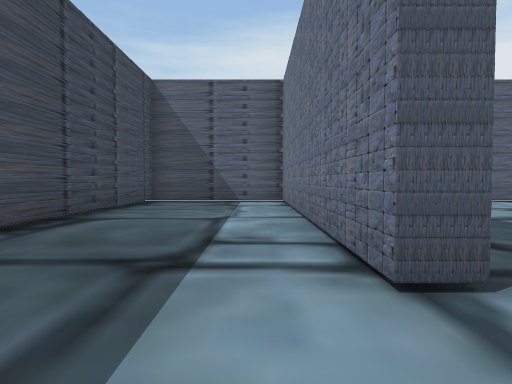
View 1 (above)

24 first-person views from a walk through a 3-D level made in the Unity game engine. The camera is 1.2 m above the floor, tilts 2° down and sees 75° across. The floor is counted in squares, 2 m on a side. Each view is taken from the middle of a square. On the plan, view 1 faces up. The plan holds only what a view shows up to about 10 squares ahead; the rest is blank. The place goes on beyond the plan. The player character is not drawn.

View 2
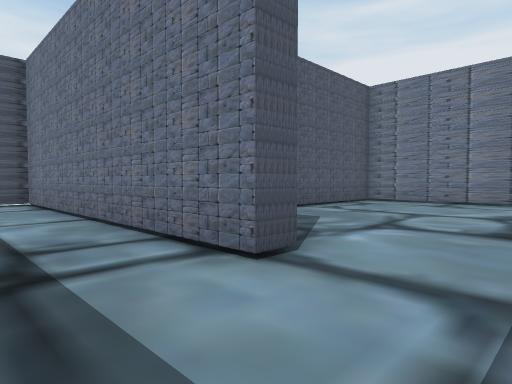

View 3
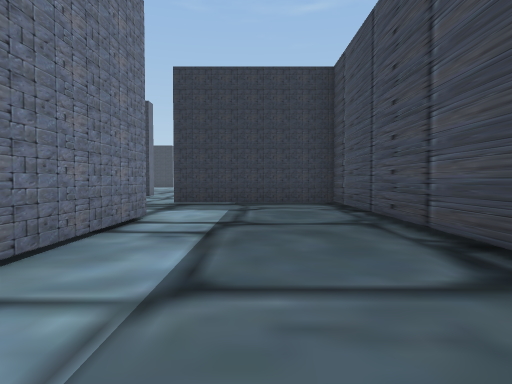

View 4
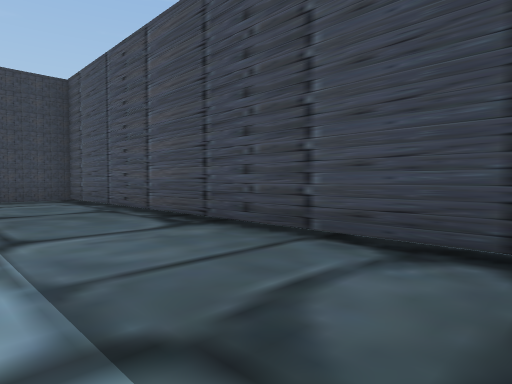

View 5
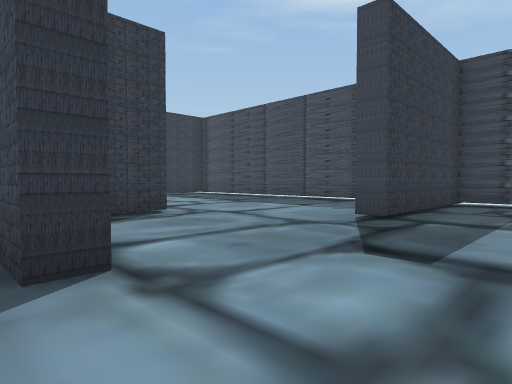

View 6
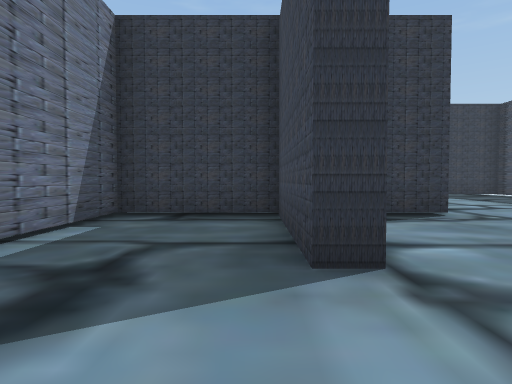

View 7
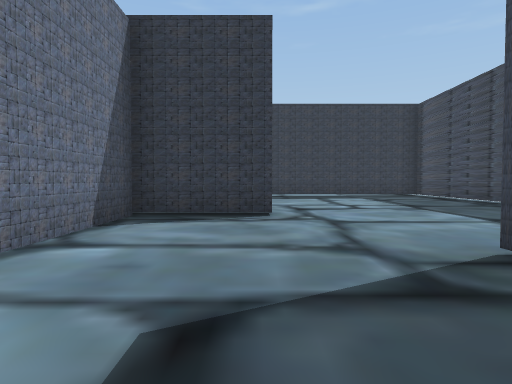

View 8
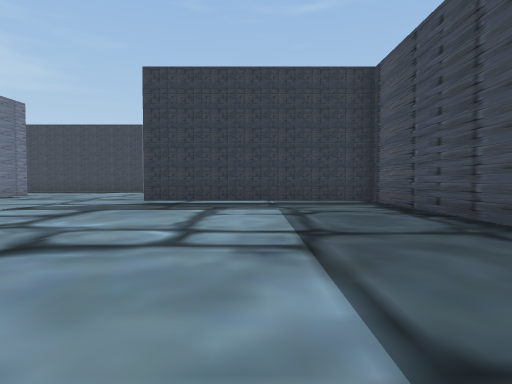

View 9
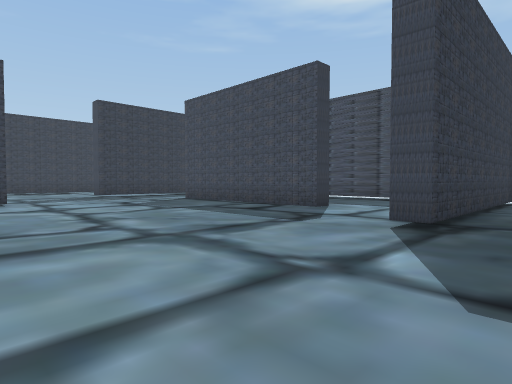

View 10
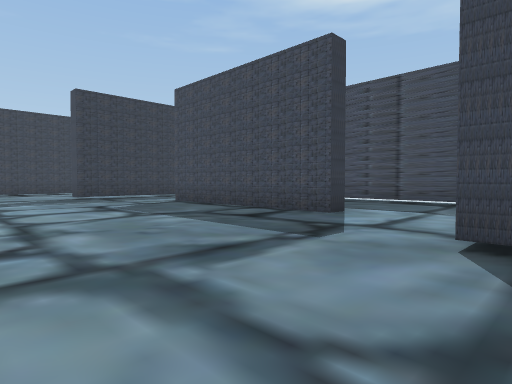

View 11
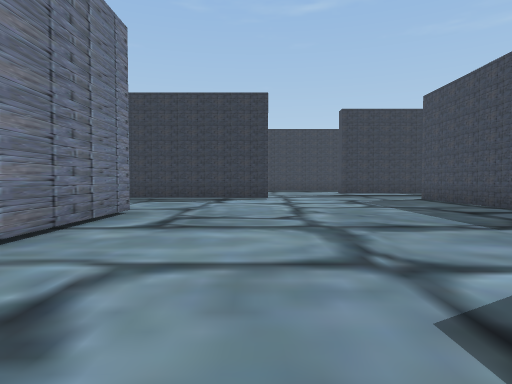

View 12
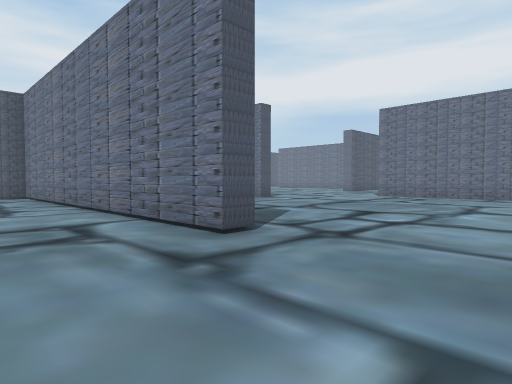

View 13
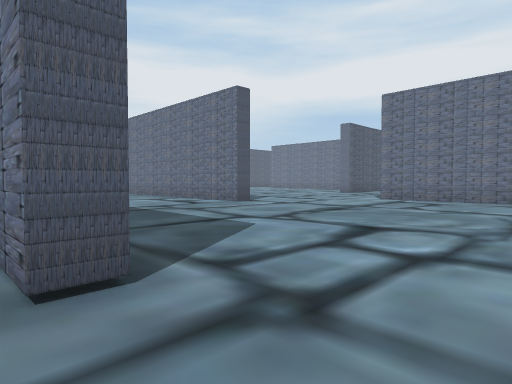

View 14
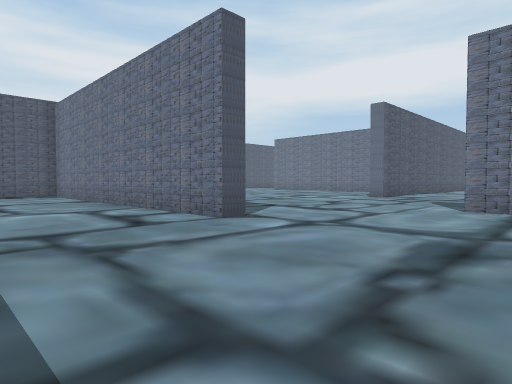

View 15
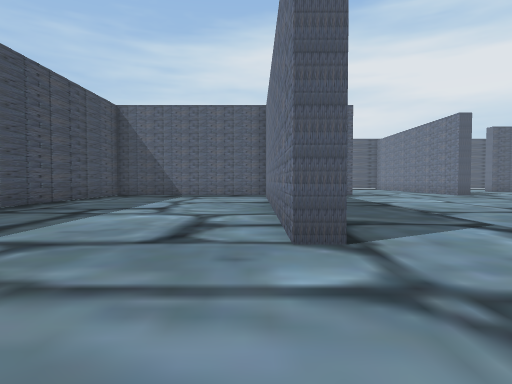

View 16
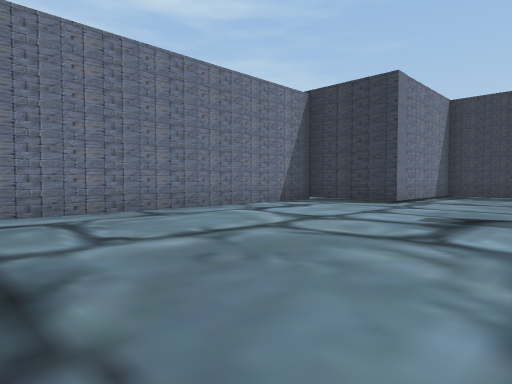

View 17
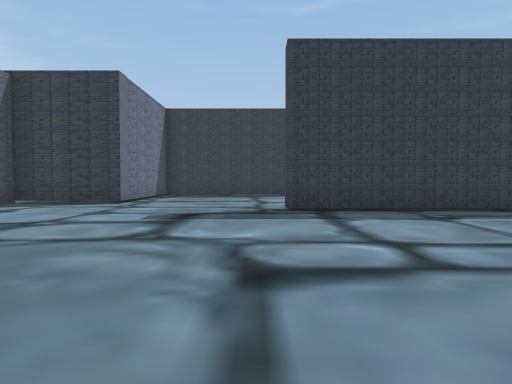

View 18
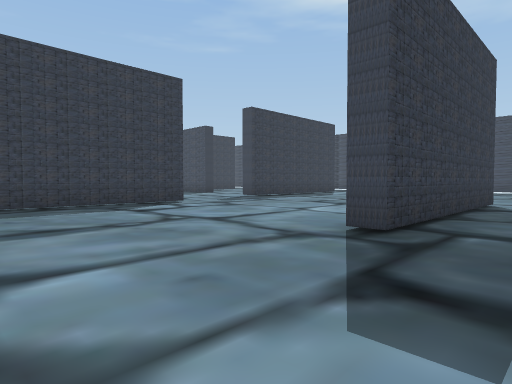

View 19
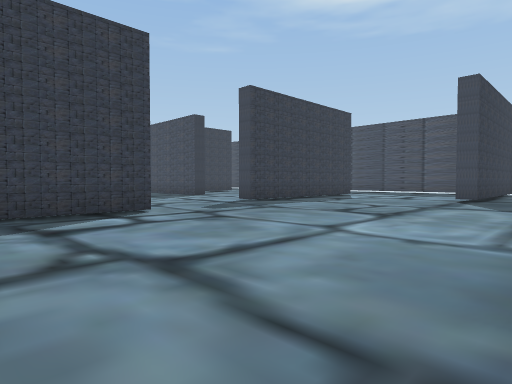

View 20
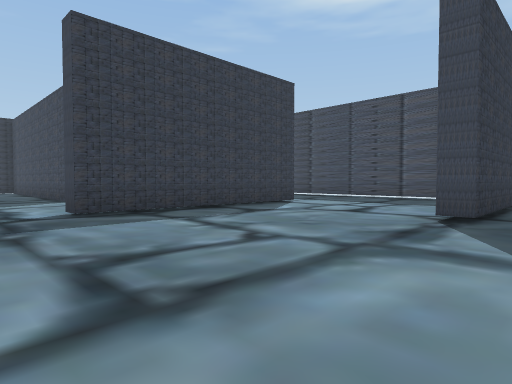

View 21
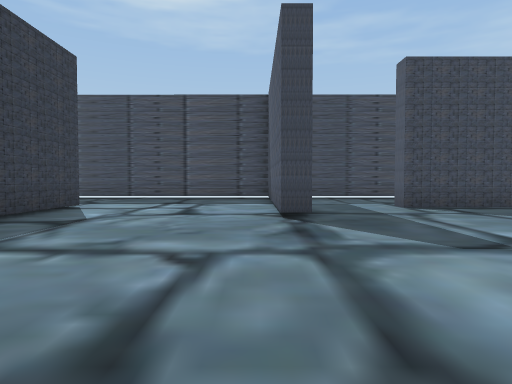

View 22
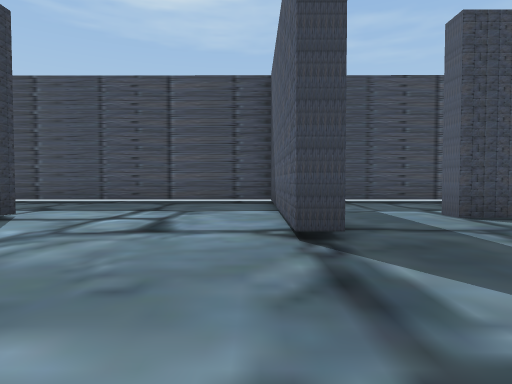

View 23
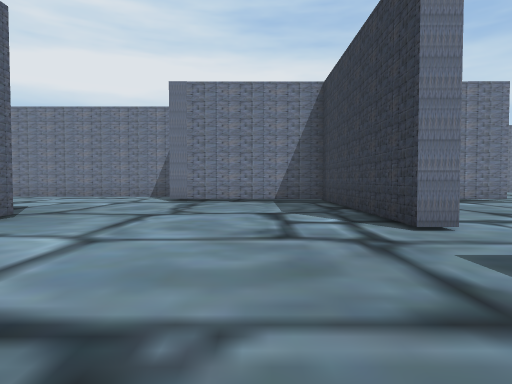

View 24
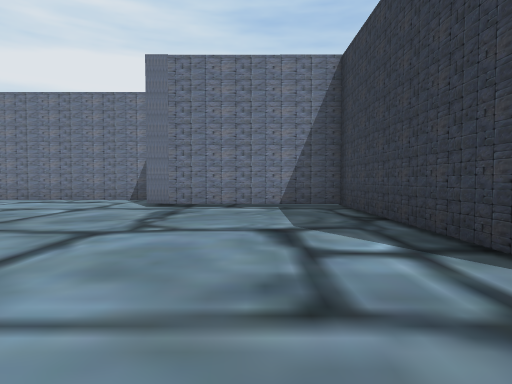

### Floor plan
Points are (right, up) in squares from view 1. A wall is a line through its corners. A room is listed if a view was taken in it or the views show most of it. See-through windows are left out.
Room 1 (views 1, 2, 3, 4)
walls: (0.7, 1.7) (0.7, 9.2) (-2.9, 9.2) (-2.9, -1.2) (1, -1.2)
ways out: opening at (1, 0.5) to room 2
Room 2 (views 5, 6, 7, 8, 9, 10, 11, 12, 13, 14, 15, 16, 17, 18, 19, 20, 21, 22, 23, 24)
walls: (15, -9.9) (14.3, -9.9) (14.4, -3.1); (8.9, -3) (8.9, -6.3); (8.9, -15.2) (8.3, -15.1) (8.4, -6.2); (5, -1.2) (5.6, -1.2) (5.6, -4.7) (8.4, -4.7) (8.4, -2); (8.4, 1.2) (8.4, 4.6) (4.9, 4.6); (2.6, -4.7) (5.1, -4.7) (5.1, -1.7); (5.5, -19.6) (11.4, -19.6) (11.4, -20.1) (11, -20.1); (0.2, -14.4) (0.7, -14.4) (0.7, -19.7) (0.1, -19.7); (1, -1.2) (1, -1.8); (1.4, 1.7) (0.7, 1.7); (-2.9, -6.8) (-2.9, -11.3) (2.6, -11.3) (2.6, -11.9); (-2.9, -13.2) (-2.9, -16.2); (-2.9, -3.8) (-2.9, -4.3); (9.9, -26.5) (9.9, -25.9) (15.5, -25.9) (15.5, -21.6) (18.2, -21.6) (18.2, -12.2); (-2.9, -17.9) (-3, -20.7); (-0.4, -22.1) (2.6, -22.1) (2.6, -22.6) (-3, -22.6) (-3, -27.6); (7.1, 9.2) (6.5, 9.2); (0.4, -27) (6.2, -27) (6.2, -27.5)
ways out: opening at (1, 0.5) to room 1

Where each view was taken, in squares from view 1:
view 1: 0 up, 0 right, facing up
view 2: 0 up, 1 left, facing up-right
view 3: 7 up, 1 left, facing down
view 4: 9 up, 0 right, facing down-left
view 5: 1 up, 6 right, facing down-left
view 6: 1 up, 6 right, facing down
view 7: 1 up, 3 right, facing down
view 8: 3 down, 0 right, facing down
view 9: 10 down, 7 right, facing down-left
view 10: 11 down, 6 right, facing down-left
view 11: 9 down, 6 right, facing down
view 12: 18 down, 6 right, facing up-right
view 13: 17 down, 8 right, facing up-right
view 14: 14 down, 11 right, facing up-right
view 15: 13 down, 14 right, facing up
view 16: 13 down, 12 right, facing down-right
view 17: 13 down, 12 right, facing down
view 18: 18 down, 15 right, facing down-left
view 19: 20 down, 13 right, facing down-left
view 20: 21 down, 8 right, facing down-left
view 21: 23 down, 8 right, facing left
view 22: 23 down, 6 right, facing left
view 23: 24 down, 6 right, facing right
view 24: 24 down, 8 right, facing right
